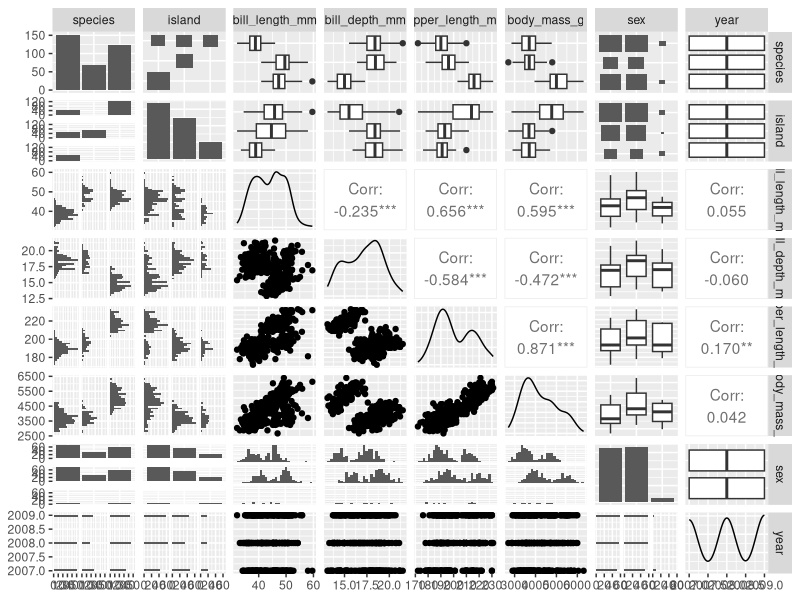
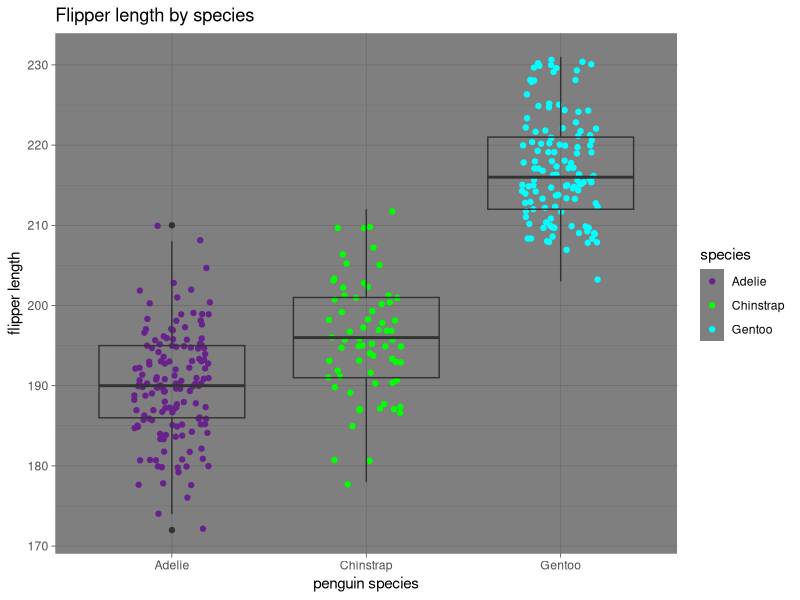

Recreate these plots in R, in order.
## ---- chunk 1
#install.packages("GGally")  ----do stuff like this in console so that every time you run this it doesn't try to reinstall
#install.packages("skimr")
library(tidyverse)
library(palmerpenguins)
library(GGally)
library(skimr)
## ---- chunk 2
#---- tell me the column names 
names(penguins)

#---- what are the dimensions?
dim(penguins)

#---- what are the first 6 lines?
head(penguins)

#---- what are the last 6 lines?
tail(penguins)
## ---- chunk 3
#----good summary of stuff 
skim(penguins)
## ---- chunk 4
#---- DUDE, this one is insane... tons of relationships between variables 
#----very quick summary ... usually very overkill and still would have to pull up individual -----relationships

GGally::ggpairs(penguins)
## ---- chunk 5
ggplot(data = penguins, aes(x = species, y = flipper_length_mm)) +
  geom_jitter(width = 0.2, 
              aplpha = 0.5, 
              aes(color = species)) +
  geom_boxplot(fill= NA)+
  theme_dark()+
  scale_color_manual(values = c("darkorchid4", "green", "cyan")) +
  labs(x = "penguin species", y = "flipper length", title = "Flipper length by species")


